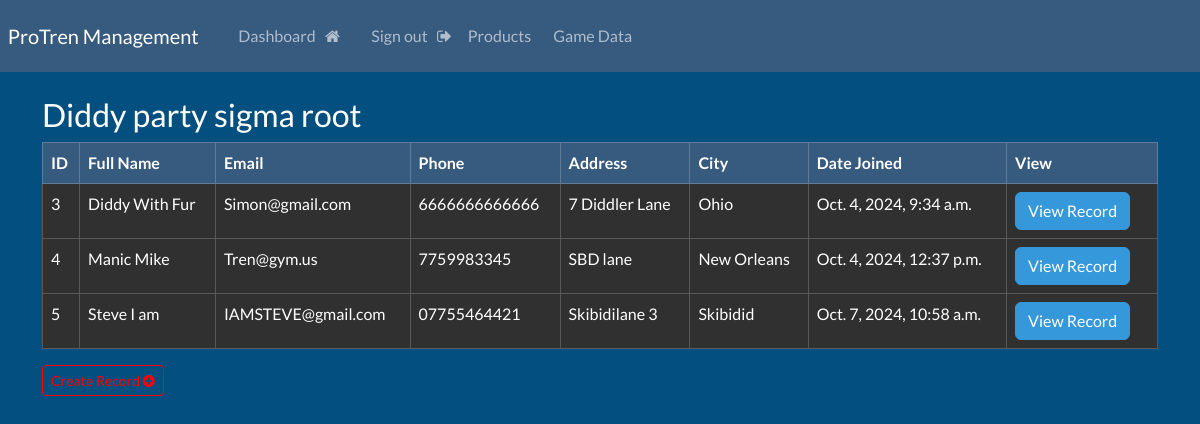
Before: /dashboard (signed in) with the older database file.
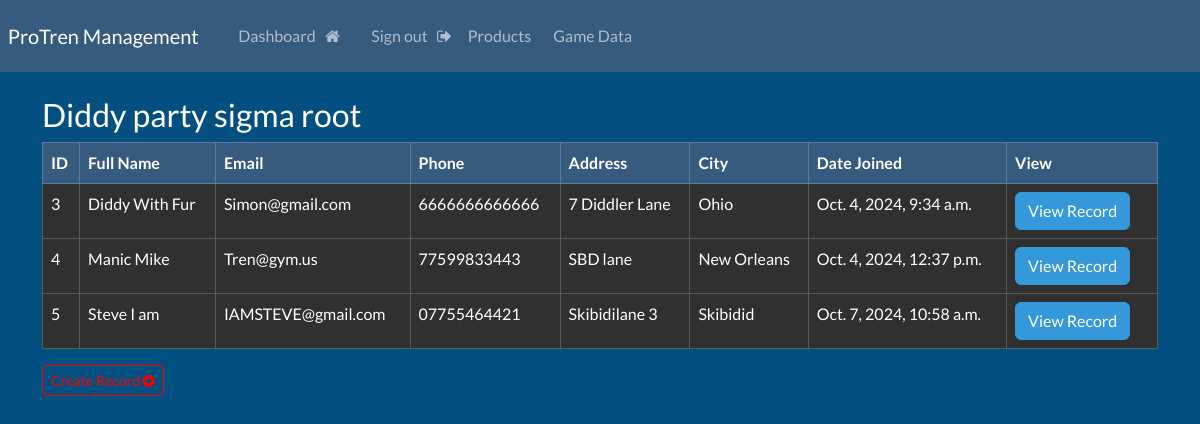
After: the same page with the newer database file.
### website/models.py (models this page shows, shortened)
class Record(models.Model):
    creation_data = models.DateTimeField(auto_now_add= True)
    first_name = models.CharField(max_length = 100)
    last_name = models.CharField(max_length = 100)
    email = models.CharField(max_length= 255)
    phone = models.CharField(max_length= 20)
    address = models.CharField(max_length= 255)
    city = models.CharField(max_length= 255)

### website/views.py (the view)
# urls.py: path('dashboard', views.dashboard, name="dashboard"),
@login_required(login_url='my-login')
def dashboard(request):
    my_records = Record.objects.all()
    context = {'records': my_records}
    return render(request,'website/dashboard.html',context=context)

### website/templates/website/dashboard.html (shortened to what this page needs)
{% extends 'website/base.html' %}
{% load static %}
{% block content %}
    <h3> Diddy party sigma {{user}} </h3>
    <table class="table table-dark table-hover table-bordered">
        <thead class="table-primary">
            <tr>
                <th scope="col"> ID </th>
                <th scope="col"> Full Name </th>
                <th scope="col"> Email </th>
                <th scope="col"> Phone </th>
                <th scope="col"> Address </th>
                <th scope="col"> City </th>
                <th scope="col"> Date Joined </th>
                <th scope="col"> View </th>
            </thead>
            <tbody>
            {% if records %}
                {%  for record in records %}
                <tr>
                    <td> {{record.id}} </td>
                    <td> {{record.first_name}} {{record.last_name}} </td>
                    <td> {{record.email}} </td>
                    <td> {{record.phone}} </td>
                    <td> {{record.address}} </td>
                    <td> {{record.city}} </td>
                    <td> {{record.creation_data}} </td>
                    <td> <a href="{% url 'record' record.id %}" class = "btn btn-info"> View Record </a> &nbsp;
                     </td>
                </tr>
                {% endfor %}
            {% endif %}
            </tbody>
        </table>
        <a id="createrecordbutton"class="btn btn-outline-primary btn-sm" href="{% url 'create-record' %}">
            Create Record  <i class="fa fa-plus-circle" aria-hidden="true"></i>
        </a>
{% endblock %}

Changed rows visible on the page:
changed Record "Manic": phone "7759983345" → "77599833443"
